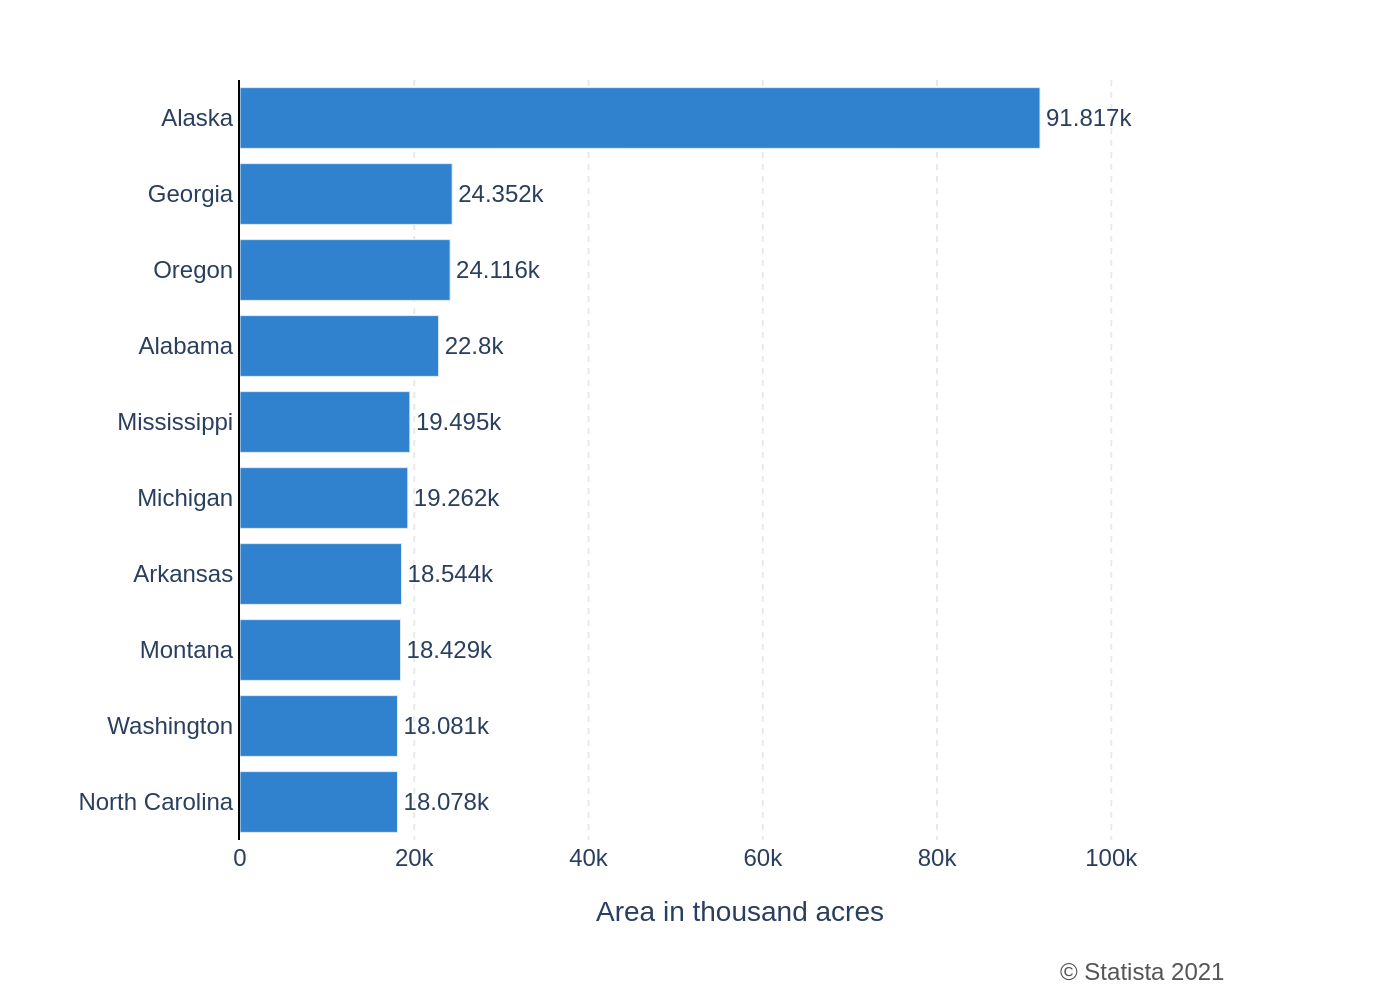

The Python source for this figure:
import sys
import json
import plotly.graph_objects as go
from pathlib import Path

# --- 1. Load data from JSON file specified by command-line argument ---
if len(sys.argv) != 2:
    print("Usage: python create_chart.py <path_to_json_file>")
    sys.exit(1)

json_filepath = Path(sys.argv[1])
if not json_filepath.is_file():
    print(f"Error: File not found at {json_filepath}")
    sys.exit(1)

with open(json_filepath, 'r', encoding='utf-8') as f:
    chart_info = json.load(f)

chart_data = chart_info.get("chart_data", [])
chart_texts = chart_info.get("texts", {})
colors = chart_info.get("colors", [])

# --- 2. Prepare data for Plotly ---
categories = [item['category'] for item in chart_data]
values = [item['value'] for item in chart_data]

# --- 3. Create the chart figure ---
fig = go.Figure()

# Add the bar trace
fig.add_trace(go.Bar(
    y=categories,
    x=values,
    orientation='h',
    marker=dict(color=colors[0]),
    text=values,
    texttemplate='%{text:s}',  # Use space as thousands separator
    textposition='outside',
    cliponaxis=False,
    hoverinfo='none'
))

# --- 4. Configure layout and styling ---
fig.update_layout(
    plot_bgcolor='white',
    font=dict(family="Arial", size=12),
    margin=dict(l=120, r=80, t=40, b=80),
    xaxis=dict(
        title=chart_texts.get('x_axis_title'),
        showgrid=True,
        gridcolor='#e9e9e9',
        gridwidth=1,
        griddash='dot',
        zeroline=False,
        showline=False,
        range=[0, max(values) * 1.25],  # Auto-adjust range to fit text
        tickformat='s'
    ),
    yaxis=dict(
        showgrid=False,
        showline=True,
        linecolor='black',
        linewidth=1,
        zeroline=False
    ),
    showlegend=False
)

# Add source annotation
source_text = chart_texts.get('source')
if source_text:
    fig.add_annotation(
        dict(
            x=0.99,
            y=-0.15,
            xref='paper',
            yref='paper',
            text=source_text,
            showarrow=False,
            xanchor='right',
            yanchor='top',
            align='right',
            font=dict(size=12, color="#555555")
        )
    )

# --- 5. Output the chart as a PNG file ---
output_filename = f"{json_filepath.stem}.png"
fig.write_image(output_filename, scale=2)

print(f"Chart saved to {output_filename}")
